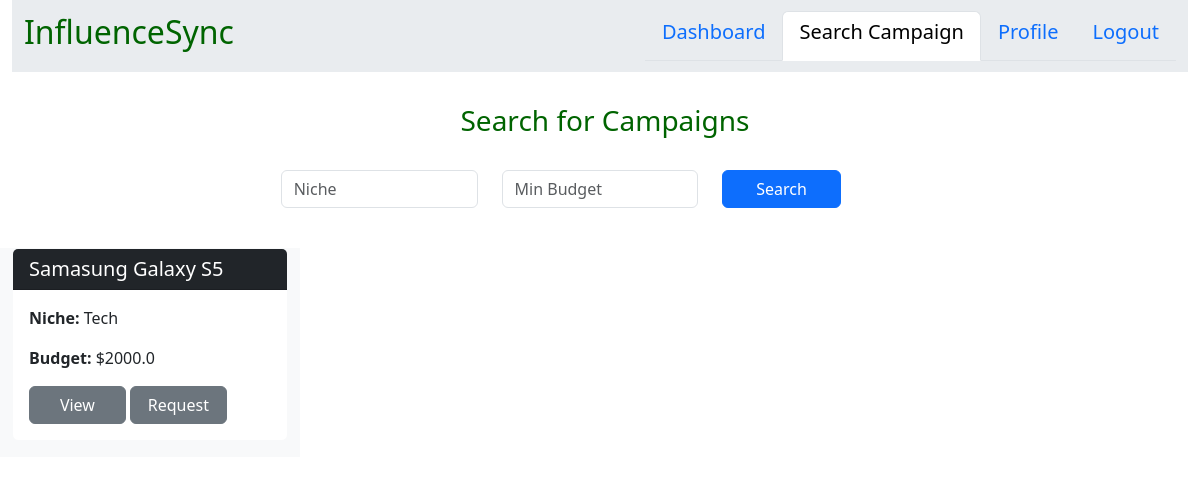
The app's page /search_campaigns (signed in), older data.
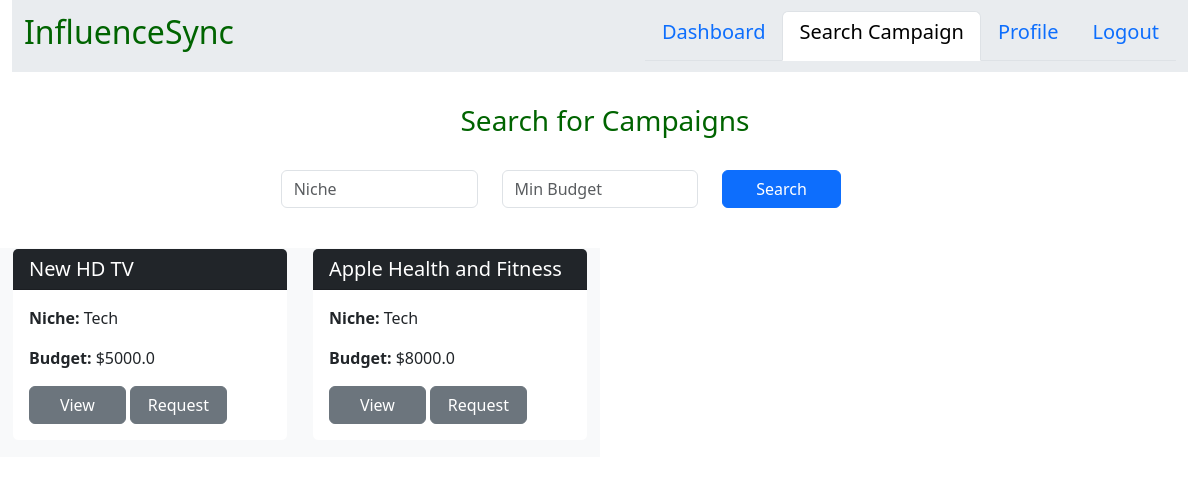
The same page, newer data.
### models.py (models this page shows, shortened)
class Campaign(db.Model):
    __tablename__ = 'campaigns'
    id = db.Column(db.Integer, primary_key=True)
    name = db.Column(db.String(200), nullable=False, unique=True)
    description = db.Column(db.Text,nullable=False)
    start_date = db.Column(db.Date, nullable=False)
    end_date = db.Column(db.Date, nullable=False)
    budget = db.Column(db.Float, nullable=False)
    visibility = db.Column(db.String(30), nullable=False, default='public')
    goals = db.Column(db.String(150))
    niche = db.Column(db.String(100), nullable=False)
    status = db.Column(db.String(50), nullable=False, default='active')  # 'active', 'completed'
    sponsor_id = db.Column(db.Integer, db.ForeignKey('sponsors.id'), nullable=False)
    sponsor = db.relationship('Sponsor', backref=db.backref('campaigns', lazy=True))
    ad_requests = db.relationship('AdRequest', backref='campaign', cascade='all, delete-orphan', lazy=True)

### routes.py (the view)
@app.route('/search_campaigns', methods=['GET', 'POST'])
@login_required
def search_campaigns():
    user =current_user
    if user.role != 'influencer':
        flash('Unauthorized access!', 'danger')
        return redirect(url_for('login'))
    niche_filter = request.form.get('niche', '').strip()
    min_budget_filter = request.form.get('min_budget', type=float)
    query = Campaign.query.filter(
        Campaign.visibility == 'public',
        Campaign.status == 'active'
    )
    if niche_filter:
        query = query.filter(Campaign.niche.ilike(f'%{niche_filter}%'))
    if min_budget_filter is not None:
        query = query.filter(Campaign.budget >= min_budget_filter)
    campaigns = query.all()
    return render_template('influencer_search_camp.html', user=user, campaigns=campaigns)

### routes.py (called while the page is built)
@login_manager.user_loader
def load_user(user_id):
    return User.query.get(int(user_id))

### templates/influencer_search_camp.html (shortened to what this page needs)
{% extends "layouts.html" %}
{% block style %}
    <link rel="stylesheet" href="{{ url_for('static', filename='styles.css') }}">
{% endblock %}
{% block content %}
<div class="container-fluid">
    <nav class="navbar navbar-expand-lg bg-body-secondary">
        <div class="container-fluid">
            <a class="navbar-brand" href="#"><h2 style="color:darkgreen;">InfluenceSync</h2></a>
            <ul class="nav nav-tabs justify-content-end">
                <li class="nav-item">
                    <a class="nav-link" aria-current="page" href="{{ url_for('influencer_dash') }}"><h5>Dashboard</h5></a>
                </li>
                <li class="nav-item">
                    <a class="nav-link active" aria-current="page" href="{{ url_for('search_campaigns') }}"><h5>Search Campaign</h5></a>
                </li>
                <li class="nav-item">
                    <a class="nav-link" aria-current="page" href="{{ url_for('influencer_profile') }}"><h5>Profile</h5></a>
                </li>
                <li class="nav-item">
                    <a class="nav-link" aria-current="page" href="{{ url_for('home') }}"><h5>Logout</h5></a>
                </li>
            </ul>
        </div>
    </nav>
    <br>
    <h3 class="headings text-center" style="color:darkgreen; text-align:center">Search for Campaigns</h3>
    <br>
    <div class="filter-bar">
        <form method="POST" class="form-inline d-flex justify-content-center mb-3">
            <div class="row">
                <div class="col-md-4">
                        <input type="text" class="form-control" name="niche" placeholder="Niche">
                </div>
                <div class="col-md-4">
                        <input type="number" step="0.1" class="form-control" name="min_budget" placeholder="Min Budget">
                </div>
                <div class="col-md-4">
                    <button type="submit" class="btn btn-primary">Search</button>
                </div>
            </div>
        </form>
    </div>
    <br>
    <div class="row">
        {% for campaign in campaigns %}
        <div class="col-md-3 text-bg-light">
            <div class="card text mb-3 border-light">
                <h5 class="card-header text-bg-dark">{{ campaign.name }}</h5>
                <div class="card-body">
                    <p class="card-text"><strong>Niche:</strong> {{ campaign.niche }}</p>
                    <p class="card-text"><strong>Budget:</strong> ${{ campaign.budget }}</p>
                    <a href="#" class="btn btn-secondary" data-bs-toggle="modal" data-bs-target="#campaignModal{{ campaign.id }}" style="width: 40%;">View</a>
                    <button class="btn btn-secondary" data-bs-toggle="modal" data-bs-target="#requestModal{{ campaign.id }}" style="width: 40%;">Request</button>
                </div>
            </div>
        </div>
        {% endfor %}
    </div>
{% for campaign in campaigns %}
</div>
{% endfor %}
{% endblock %}

Row changes from the older to the newer data that the page shows:
no longer on this page (row edited): Campaign: name "Samasung Galaxy S5", niche "Tech", budget "2000.0"
added Campaign: name "New HD TV", niche "Tech", budget "5000.0", {{ campaign.id }} 4 (drawn)
added Campaign: name "Apple Health and Fitness", niche "Tech", budget "8000.0"
